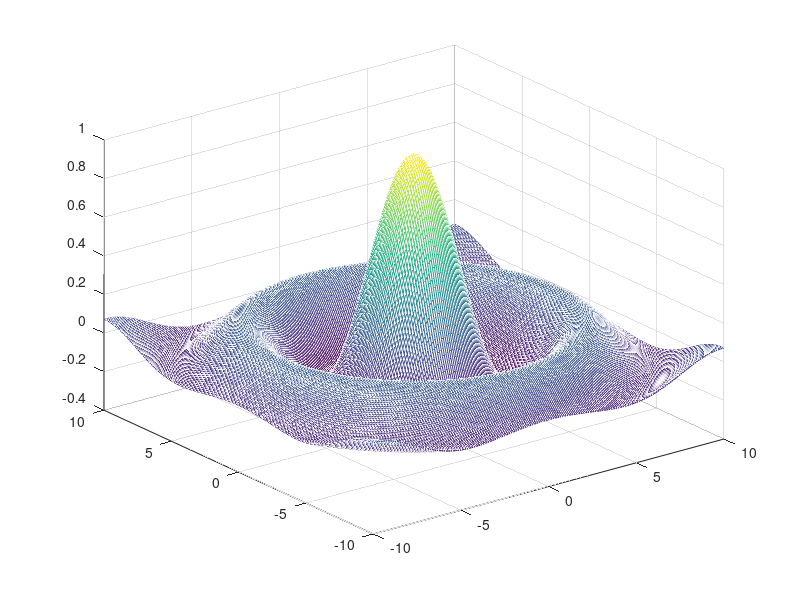

Here is the MATLAB script that generated this plot:
[x,y]=meshgrid([-10:0.1:10]);
%z=sqrt(2-x.*x/100-y.*y/100);
t=sin(sqrt(x.*x+y.*y));
z=t./sqrt(x.*x+y.*y);
%surfc(x,y,z);
mesh(x,y,z);
shading interp%;